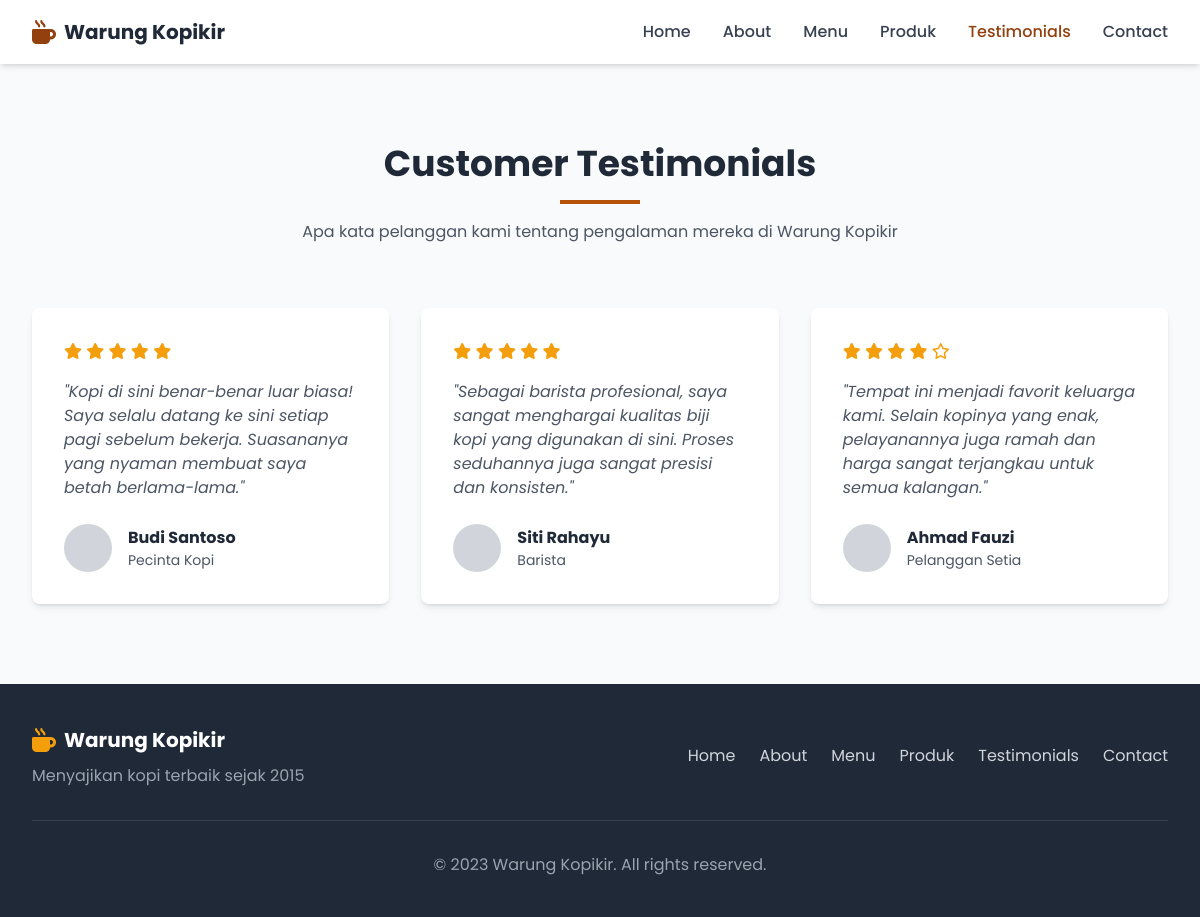
Screenshot of /testimonials.php with the database file from the repository.
### tables this page shows
CREATE TABLE `testimonials` (
  `id` int NOT NULL,
  `name` varchar(100) NOT NULL,
  `position` varchar(100) DEFAULT NULL,
  `testimonial` text NOT NULL,
  `rating` int NOT NULL DEFAULT '5',
  `created_at` timestamp NOT NULL DEFAULT CURRENT_TIMESTAMP
);

### testimonials.php (the view, shortened to what this page needs)
<?php
$conn = getConnection();
$result = $conn->query("SELECT * FROM testimonials ORDER BY id ASC");
$testimonials = [];
if ($result->num_rows > 0) {
    while($row = $result->fetch_assoc()) {
        $testimonials[] = $row;
    }
}
?>
<!DOCTYPE html>
<html lang="en">
<head>
    <script src="https://cdn.tailwindcss.com"></script>
    <link rel="stylesheet" href="https://cdnjs.cloudflare.com/ajax/libs/font-awesome/6.4.0/css/all.min.css">
    <link rel="stylesheet" href="assets/css/custom.css">
</head>
<body class="bg-gray-50">
    <nav class="bg-white shadow-md">
        <div class="max-w-7xl mx-auto px-4 sm:px-6 lg:px-8">
            <div class="flex justify-between h-16">
                <div class="flex items-center">
                    <div class="flex-shrink-0 flex items-center">
                        <i class="fas fa-mug-hot text-2xl text-amber-800 mr-2"></i>
                        <span class="text-xl font-bold text-gray-800">Warung Kopikir</span>
                    </div>
                </div>
                <div class="hidden md:flex items-center space-x-8">
                    <a href="index.php" class="text-gray-700 hover:text-amber-800 font-medium">Home</a>
                    <a href="index.php#about" class="text-gray-700 hover:text-amber-800 font-medium">About</a>
                    <a href="menu.php" class="text-gray-700 hover:text-amber-800 font-medium">Menu</a>
                    <a href="index.php#products" class="text-gray-700 hover:text-amber-800 font-medium">Produk</a>
                    <a href="testimonials.php" class="text-amber-800 font-medium">Testimonials</a>
                    <a href="index.php#contact" class="text-gray-700 hover:text-amber-800 font-medium">Contact</a>
                </div>
            </div>
        </div>
    </nav>
    <section class="py-20">
        <div class="max-w-7xl mx-auto px-4 sm:px-6 lg:px-8">
            <div class="text-center mb-16">
                <h1 class="text-3xl md:text-4xl font-bold text-gray-800 mb-4">Customer Testimonials</h1>
                <div class="w-20 h-1 bg-amber-700 mx-auto"></div>
                <p class="mt-4 text-gray-600 max-w-2xl mx-auto">Apa kata pelanggan kami tentang pengalaman mereka di Warung Kopikir</p>
            </div>
            <div class="grid grid-cols-1 md:grid-cols-3 gap-8">
                <?php if (!empty($testimonials)): ?>
                    <?php foreach ($testimonials as $testimonial): ?>
                        <div class="testimonial-card bg-white p-8 rounded-lg shadow-md">
                            <div class="flex items-center mb-4">
                                <div class="text-amber-500">
                                    <?php for($i = 0; $i < 5; $i++): ?>
                                        <?php if($i < $testimonial['rating']): ?>
                                            <i class="fas fa-star"></i>
                                        <?php else: ?>
                                            <i class="far fa-star"></i>
                                        <?php endif; ?>
                                    <?php endfor; ?>
                                </div>
                            </div>
                            <p class="text-gray-600 italic mb-6">"<?php echo htmlspecialchars($testimonial['testimonial']); ?>"</p>
                            <div class="flex items-center">
                                <div class="w-12 h-12 rounded-full bg-gray-300 mr-4"></div>
                                <div>
                                    <h4 class="font-bold text-gray-800"><?php echo htmlspecialchars($testimonial['name']); ?></h4>
                                    <p class="text-gray-600 text-sm"><?php echo htmlspecialchars($testimonial['position']); ?></p>
                                </div>
                            </div>
                        </div>
                    <?php endforeach; ?>
                <?php else: ?>
                    <div class="col-span-3 text-center py-10">
                        <p class="text-gray-600">No testimonials available at the moment.</p>
                    </div>
                <?php endif; ?>
            </div>
        </div>
    </section>
    <footer class="bg-gray-800 text-white py-10">
        <div class="max-w-7xl mx-auto px-4 sm:px-6 lg:px-8">
            <div class="flex flex-col md:flex-row justify-between items-center">
                <div class="mb-6 md:mb-0">
                    <div class="flex items-center">
                        <i class="fas fa-mug-hot text-2xl text-amber-500 mr-2"></i>
                        <span class="text-xl font-bold">Warung Kopikir</span>
                    </div>
                    <p class="mt-2 text-gray-400">Menyajikan kopi terbaik sejak 2015</p>
                </div>
                <div class="flex space-x-6">
                    <a href="index.php" class="text-gray-300 hover:text-white">Home</a>
                    <a href="index.php#about" class="text-gray-300 hover:text-white">About</a>
                    <a href="menu.php" class="text-gray-300 hover:text-white">Menu</a>
                    <a href="index.php#products" class="text-gray-300 hover:text-white">Produk</a>
                    <a href="testimonials.php" class="text-gray-300 hover:text-white">Testimonials</a>
                    <a href="index.php#contact" class="text-gray-300 hover:text-white">Contact</a>
                </div>
            </div>
            <div class="border-t border-gray-700 mt-8 pt-8 text-center text-gray-400">
                <p>&copy; 2023 Warung Kopikir. All rights reserved.</p>
            </div>
        </div>
    </footer>
</body>
</html>

### assets/css/custom.css (style rules this page uses)
.animate-fadeInUp { animation-name: fadeInUp; animation-duration: 0.6s; animation-fill-mode: both; }
.nav-link, .text-xl.font-bold, #mobile-menu-button { transition: color 0.3s ease; }

### testimonials.php (style rules this page uses)
body { font-family: 'Poppins', sans-serif; }
.testimonial-card { transition: all 0.3s ease; }

### rows the page displays
testimonials: rating 5 (drawn), testimonial "Kopi di sini benar-benar luar biasa! Saya selalu datang ke sini setiap pagi sebelum bekerja. Suasananya yang nyaman membuat saya betah berlama-lama.", name "Budi Santoso", position "Pecinta Kopi"
testimonials: rating 5 (drawn), testimonial "Sebagai barista profesional, saya sangat menghargai kualitas biji kopi yang digunakan di sini. Proses seduhannya juga sangat presisi dan konsisten.", name "Siti Rahayu", position "Barista"
testimonials: rating 4 (drawn), testimonial "Tempat ini menjadi favorit keluarga kami. Selain kopinya yang enak, pelayanannya juga ramah dan harga sangat terjangkau untuk semua kalangan.", name "Ahmad Fauzi", position "Pelanggan Setia"
